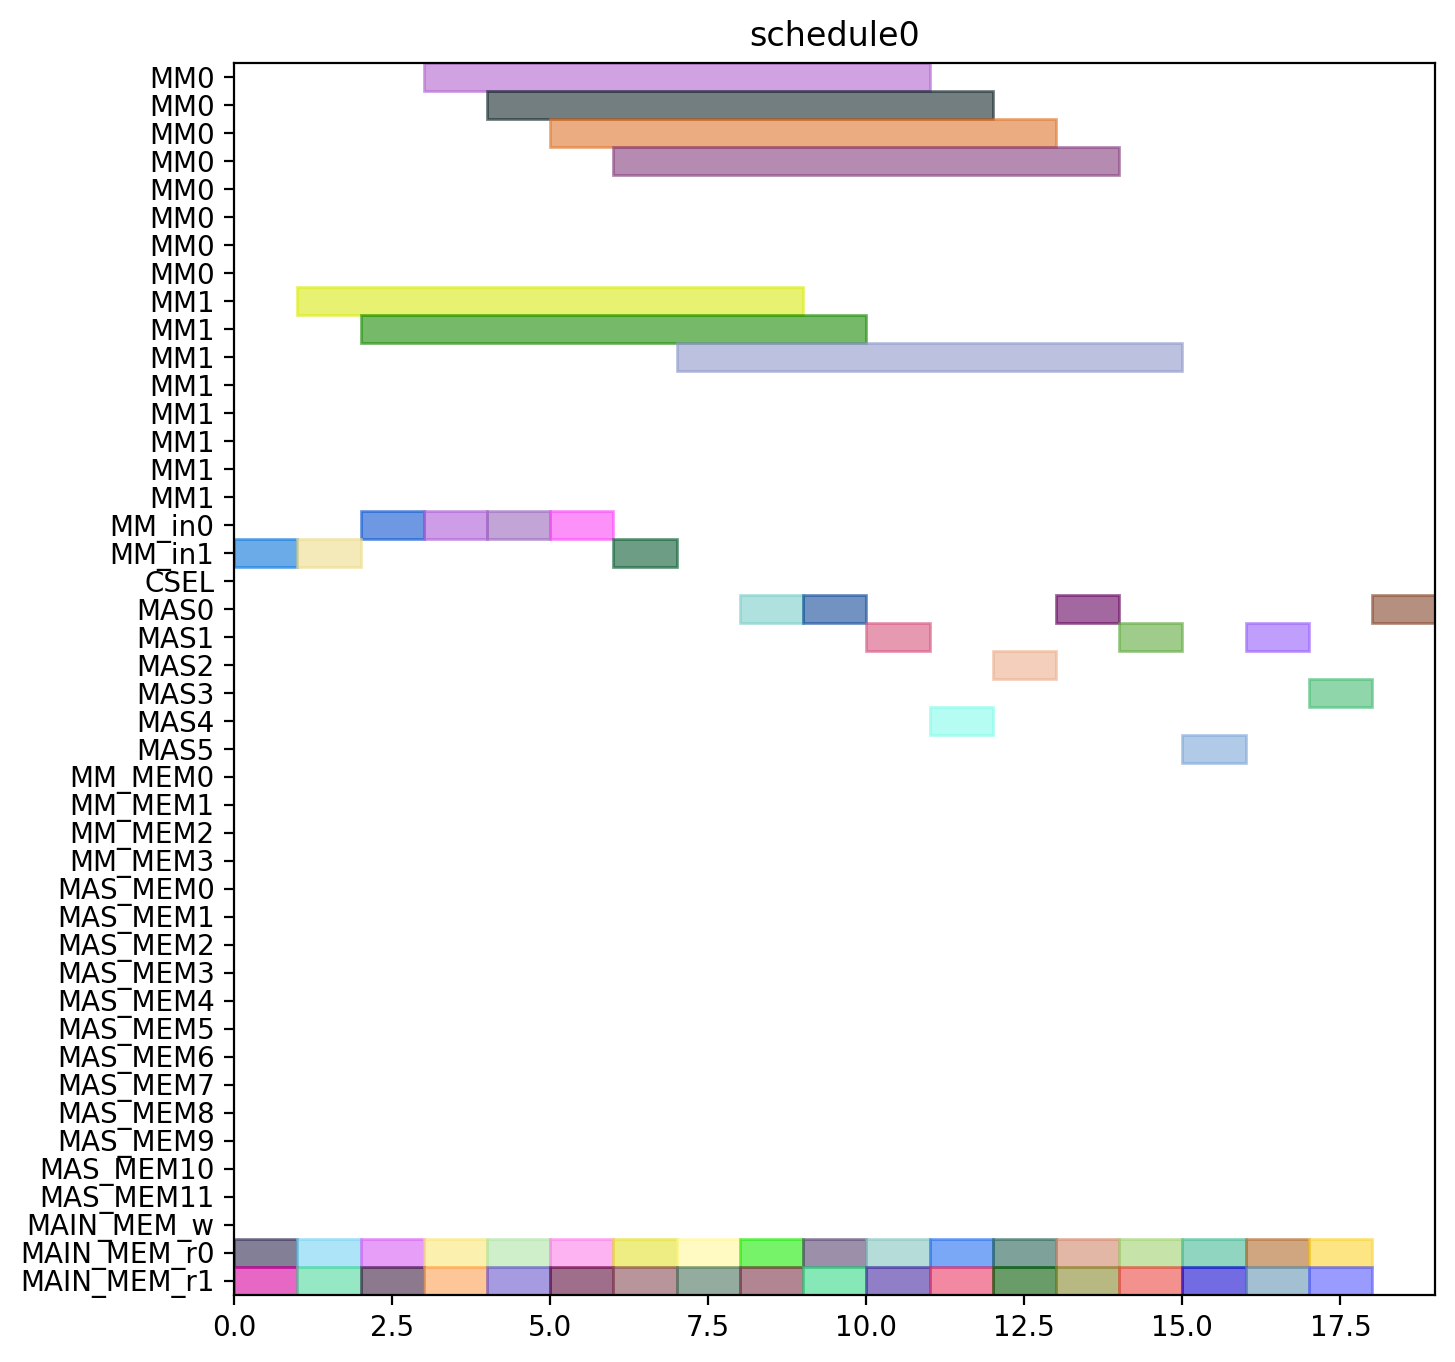

Write Python code to recreate this figure.
from pyschedule import Scenario, solvers, plotters, alt


def solve():
	horizon = 120
	S = Scenario("schedule0", horizon=horizon)

	# resource
	MM = S.Resources('MM', num=2, size=8)
	MM_in = S.Resources('MM_in', num=2)
	CSEL = S.Resource('CSEL')
	MAS = S.Resources('MAS', num=6, size=1, periods=range(1, horizon))
	MM_MEM = S.Resources('MM_MEM', num=4)
	MAS_MEM = S.Resources('MAS_MEM', num=12)
	MAIN_MEM_w = S.Resource('MAIN_MEM_w', size=1)
	MAIN_MEM_r = S.Resources('MAIN_MEM_r', num=2)

	# result of previous scheduling

	# new tasks
	t0_t0 = S.Task('t0_t0', length=1, delay_cost=1)
	t0_t0 += alt(MAS)
	t0_t0_mem0 = S.Task('t0_t0_mem0', length=1, delay_cost=1)
	t0_t0_mem0 += MAIN_MEM_r[0]
	S += t0_t0_mem0 <= t0_t0

	t0_t0_mem1 = S.Task('t0_t0_mem1', length=1, delay_cost=1)
	t0_t0_mem1 += MAIN_MEM_r[1]
	S += t0_t0_mem1 <= t0_t0

	t0_t1 = S.Task('t0_t1', length=1, delay_cost=1)
	t0_t1 += alt(MAS)
	t0_t1_mem0 = S.Task('t0_t1_mem0', length=1, delay_cost=1)
	t0_t1_mem0 += MAIN_MEM_r[0]
	S += t0_t1_mem0 <= t0_t1

	t0_t1_mem1 = S.Task('t0_t1_mem1', length=1, delay_cost=1)
	t0_t1_mem1 += MAIN_MEM_r[1]
	S += t0_t1_mem1 <= t0_t1

	t0_t3 = S.Task('t0_t3', length=8, delay_cost=1)
	t0_t3 += alt(MM)
	t0_t3_in = S.Task('t0_t3_in', length=1, delay_cost=1)
	t0_t3_in += alt(MM_in)
	S += t0_t3_in*MM_in[0]<=t0_t3*MM[0]
	S += t0_t3_in*MM_in[1]<=t0_t3*MM[1]
	t0_t3_mem0 = S.Task('t0_t3_mem0', length=1, delay_cost=1)
	t0_t3_mem0 += MAIN_MEM_r[0]
	S += t0_t3_mem0 <= t0_t3

	t0_t3_mem1 = S.Task('t0_t3_mem1', length=1, delay_cost=1)
	t0_t3_mem1 += MAIN_MEM_r[1]
	S += t0_t3_mem1 <= t0_t3

	t1_t0 = S.Task('t1_t0', length=1, delay_cost=1)
	t1_t0 += alt(MAS)
	t1_t0_mem0 = S.Task('t1_t0_mem0', length=1, delay_cost=1)
	t1_t0_mem0 += MAIN_MEM_r[0]
	S += t1_t0_mem0 <= t1_t0

	t1_t0_mem1 = S.Task('t1_t0_mem1', length=1, delay_cost=1)
	t1_t0_mem1 += MAIN_MEM_r[1]
	S += t1_t0_mem1 <= t1_t0

	t1_t1 = S.Task('t1_t1', length=1, delay_cost=1)
	t1_t1 += alt(MAS)
	t1_t1_mem0 = S.Task('t1_t1_mem0', length=1, delay_cost=1)
	t1_t1_mem0 += MAIN_MEM_r[0]
	S += t1_t1_mem0 <= t1_t1

	t1_t1_mem1 = S.Task('t1_t1_mem1', length=1, delay_cost=1)
	t1_t1_mem1 += MAIN_MEM_r[1]
	S += t1_t1_mem1 <= t1_t1

	t1_t3 = S.Task('t1_t3', length=8, delay_cost=1)
	t1_t3 += alt(MM)
	t1_t3_in = S.Task('t1_t3_in', length=1, delay_cost=1)
	t1_t3_in += alt(MM_in)
	S += t1_t3_in*MM_in[0]<=t1_t3*MM[0]
	S += t1_t3_in*MM_in[1]<=t1_t3*MM[1]
	t1_t3_mem0 = S.Task('t1_t3_mem0', length=1, delay_cost=1)
	t1_t3_mem0 += MAIN_MEM_r[0]
	S += t1_t3_mem0 <= t1_t3

	t1_t3_mem1 = S.Task('t1_t3_mem1', length=1, delay_cost=1)
	t1_t3_mem1 += MAIN_MEM_r[1]
	S += t1_t3_mem1 <= t1_t3

	t2_t2 = S.Task('t2_t2', length=1, delay_cost=1)
	t2_t2 += alt(MAS)
	t2_t2_mem0 = S.Task('t2_t2_mem0', length=1, delay_cost=1)
	t2_t2_mem0 += MAIN_MEM_r[0]
	S += t2_t2_mem0 <= t2_t2

	t2_t2_mem1 = S.Task('t2_t2_mem1', length=1, delay_cost=1)
	t2_t2_mem1 += MAIN_MEM_r[1]
	S += t2_t2_mem1 <= t2_t2

	t5_t0 = S.Task('t5_t0', length=8, delay_cost=1)
	t5_t0 += alt(MM)
	t5_t0_in = S.Task('t5_t0_in', length=1, delay_cost=1)
	t5_t0_in += alt(MM_in)
	S += t5_t0_in*MM_in[0]<=t5_t0*MM[0]
	S += t5_t0_in*MM_in[1]<=t5_t0*MM[1]
	t5_t0_mem0 = S.Task('t5_t0_mem0', length=1, delay_cost=1)
	t5_t0_mem0 += MAIN_MEM_r[0]
	S += t5_t0_mem0 <= t5_t0

	t5_t0_mem1 = S.Task('t5_t0_mem1', length=1, delay_cost=1)
	t5_t0_mem1 += MAIN_MEM_r[1]
	S += t5_t0_mem1 <= t5_t0

	t5_t1 = S.Task('t5_t1', length=8, delay_cost=1)
	t5_t1 += alt(MM)
	t5_t1_in = S.Task('t5_t1_in', length=1, delay_cost=1)
	t5_t1_in += alt(MM_in)
	S += t5_t1_in*MM_in[0]<=t5_t1*MM[0]
	S += t5_t1_in*MM_in[1]<=t5_t1*MM[1]
	t5_t1_mem0 = S.Task('t5_t1_mem0', length=1, delay_cost=1)
	t5_t1_mem0 += MAIN_MEM_r[0]
	S += t5_t1_mem0 <= t5_t1

	t5_t1_mem1 = S.Task('t5_t1_mem1', length=1, delay_cost=1)
	t5_t1_mem1 += MAIN_MEM_r[1]
	S += t5_t1_mem1 <= t5_t1

	t5_t2 = S.Task('t5_t2', length=1, delay_cost=1)
	t5_t2 += alt(MAS)
	t5_t2_mem0 = S.Task('t5_t2_mem0', length=1, delay_cost=1)
	t5_t2_mem0 += MAIN_MEM_r[0]
	S += t5_t2_mem0 <= t5_t2

	t5_t2_mem1 = S.Task('t5_t2_mem1', length=1, delay_cost=1)
	t5_t2_mem1 += MAIN_MEM_r[1]
	S += t5_t2_mem1 <= t5_t2

	t5_t3 = S.Task('t5_t3', length=1, delay_cost=1)
	t5_t3 += alt(MAS)
	t5_t3_mem0 = S.Task('t5_t3_mem0', length=1, delay_cost=1)
	t5_t3_mem0 += MAIN_MEM_r[0]
	S += t5_t3_mem0 <= t5_t3

	t5_t3_mem1 = S.Task('t5_t3_mem1', length=1, delay_cost=1)
	t5_t3_mem1 += MAIN_MEM_r[1]
	S += t5_t3_mem1 <= t5_t3

	t7_t0 = S.Task('t7_t0', length=1, delay_cost=1)
	t7_t0 += alt(MAS)
	t7_t0_mem0 = S.Task('t7_t0_mem0', length=1, delay_cost=1)
	t7_t0_mem0 += MAIN_MEM_r[0]
	S += t7_t0_mem0 <= t7_t0

	t7_t0_mem1 = S.Task('t7_t0_mem1', length=1, delay_cost=1)
	t7_t0_mem1 += MAIN_MEM_r[1]
	S += t7_t0_mem1 <= t7_t0

	t7_t1 = S.Task('t7_t1', length=1, delay_cost=1)
	t7_t1 += alt(MAS)
	t7_t1_mem0 = S.Task('t7_t1_mem0', length=1, delay_cost=1)
	t7_t1_mem0 += MAIN_MEM_r[0]
	S += t7_t1_mem0 <= t7_t1

	t7_t1_mem1 = S.Task('t7_t1_mem1', length=1, delay_cost=1)
	t7_t1_mem1 += MAIN_MEM_r[1]
	S += t7_t1_mem1 <= t7_t1

	t7_t3 = S.Task('t7_t3', length=8, delay_cost=1)
	t7_t3 += alt(MM)
	t7_t3_in = S.Task('t7_t3_in', length=1, delay_cost=1)
	t7_t3_in += alt(MM_in)
	S += t7_t3_in*MM_in[0]<=t7_t3*MM[0]
	S += t7_t3_in*MM_in[1]<=t7_t3*MM[1]
	t7_t3_mem0 = S.Task('t7_t3_mem0', length=1, delay_cost=1)
	t7_t3_mem0 += MAIN_MEM_r[0]
	S += t7_t3_mem0 <= t7_t3

	t7_t3_mem1 = S.Task('t7_t3_mem1', length=1, delay_cost=1)
	t7_t3_mem1 += MAIN_MEM_r[1]
	S += t7_t3_mem1 <= t7_t3

	t10_t0 = S.Task('t10_t0', length=8, delay_cost=1)
	t10_t0 += alt(MM)
	t10_t0_in = S.Task('t10_t0_in', length=1, delay_cost=1)
	t10_t0_in += alt(MM_in)
	S += t10_t0_in*MM_in[0]<=t10_t0*MM[0]
	S += t10_t0_in*MM_in[1]<=t10_t0*MM[1]
	t10_t0_mem0 = S.Task('t10_t0_mem0', length=1, delay_cost=1)
	t10_t0_mem0 += MAIN_MEM_r[0]
	S += t10_t0_mem0 <= t10_t0

	t10_t0_mem1 = S.Task('t10_t0_mem1', length=1, delay_cost=1)
	t10_t0_mem1 += MAIN_MEM_r[1]
	S += t10_t0_mem1 <= t10_t0

	t10_t1 = S.Task('t10_t1', length=8, delay_cost=1)
	t10_t1 += alt(MM)
	t10_t1_in = S.Task('t10_t1_in', length=1, delay_cost=1)
	t10_t1_in += alt(MM_in)
	S += t10_t1_in*MM_in[0]<=t10_t1*MM[0]
	S += t10_t1_in*MM_in[1]<=t10_t1*MM[1]
	t10_t1_mem0 = S.Task('t10_t1_mem0', length=1, delay_cost=1)
	t10_t1_mem0 += MAIN_MEM_r[0]
	S += t10_t1_mem0 <= t10_t1

	t10_t1_mem1 = S.Task('t10_t1_mem1', length=1, delay_cost=1)
	t10_t1_mem1 += MAIN_MEM_r[1]
	S += t10_t1_mem1 <= t10_t1

	t10_t2 = S.Task('t10_t2', length=1, delay_cost=1)
	t10_t2 += alt(MAS)
	t10_t2_mem0 = S.Task('t10_t2_mem0', length=1, delay_cost=1)
	t10_t2_mem0 += MAIN_MEM_r[0]
	S += t10_t2_mem0 <= t10_t2

	t10_t2_mem1 = S.Task('t10_t2_mem1', length=1, delay_cost=1)
	t10_t2_mem1 += MAIN_MEM_r[1]
	S += t10_t2_mem1 <= t10_t2

	t10_t3 = S.Task('t10_t3', length=1, delay_cost=1)
	t10_t3 += alt(MAS)
	t10_t3_mem0 = S.Task('t10_t3_mem0', length=1, delay_cost=1)
	t10_t3_mem0 += MAIN_MEM_r[0]
	S += t10_t3_mem0 <= t10_t3

	t10_t3_mem1 = S.Task('t10_t3_mem1', length=1, delay_cost=1)
	t10_t3_mem1 += MAIN_MEM_r[1]
	S += t10_t3_mem1 <= t10_t3

	solvers.mip.solve(S,msg=1,kind='CPLEX',ratio_gap=1.01)

	solution = [['hoge']*len(S.solution()[1]) for i in range(len(S.solution()))]
	for i in range(len(S.solution())):
		for j in range(len(S.solution()[i])):
			solution[i][j]=str(S.solution()[i][j])
	print(solution)

	cycles = int(solution[-1][3])

	pic_file_name = "/home/mfukuda/ABE/multiRAM_multiMAS_16mux/scheduling_result/stage8MM2_stage1MAS6/EP2_DBL_w_EVAL/schedule0.png"
	if(S.solution() != []):
		plotters.matplotlib.plot(S,img_filename=pic_file_name, show_task_labels=False, fig_size=(cycles*0.25+3, 8))

	return solution
